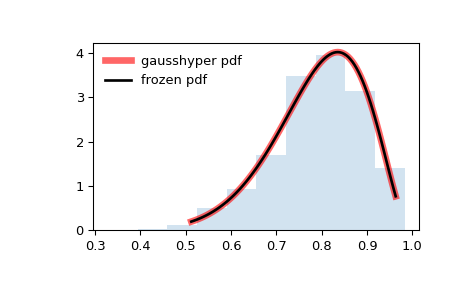

Recreate this plot in Python.
from scipy.stats import gausshyper
import matplotlib.pyplot as plt
fig, ax = plt.subplots(1, 1)

# Calculate the first four moments:

a, b, c, z = 13.8, 3.12, 2.51, 5.18
mean, var, skew, kurt = gausshyper.stats(a, b, c, z, moments='mvsk')

# Display the probability density function (``pdf``):

x = np.linspace(gausshyper.ppf(0.01, a, b, c, z),
                gausshyper.ppf(0.99, a, b, c, z), 100)
ax.plot(x, gausshyper.pdf(x, a, b, c, z),
       'r-', lw=5, alpha=0.6, label='gausshyper pdf')

# Alternatively, the distribution object can be called (as a function)
# to fix the shape, location and scale parameters. This returns a "frozen"
# RV object holding the given parameters fixed.

# Freeze the distribution and display the frozen ``pdf``:

rv = gausshyper(a, b, c, z)
ax.plot(x, rv.pdf(x), 'k-', lw=2, label='frozen pdf')

# Check accuracy of ``cdf`` and ``ppf``:

vals = gausshyper.ppf([0.001, 0.5, 0.999], a, b, c, z)
np.allclose([0.001, 0.5, 0.999], gausshyper.cdf(vals, a, b, c, z))
# True

# Generate random numbers:

r = gausshyper.rvs(a, b, c, z, size=1000)

# And compare the histogram:

ax.hist(r, density=True, histtype='stepfilled', alpha=0.2)
ax.legend(loc='best', frameon=False)
plt.show()
